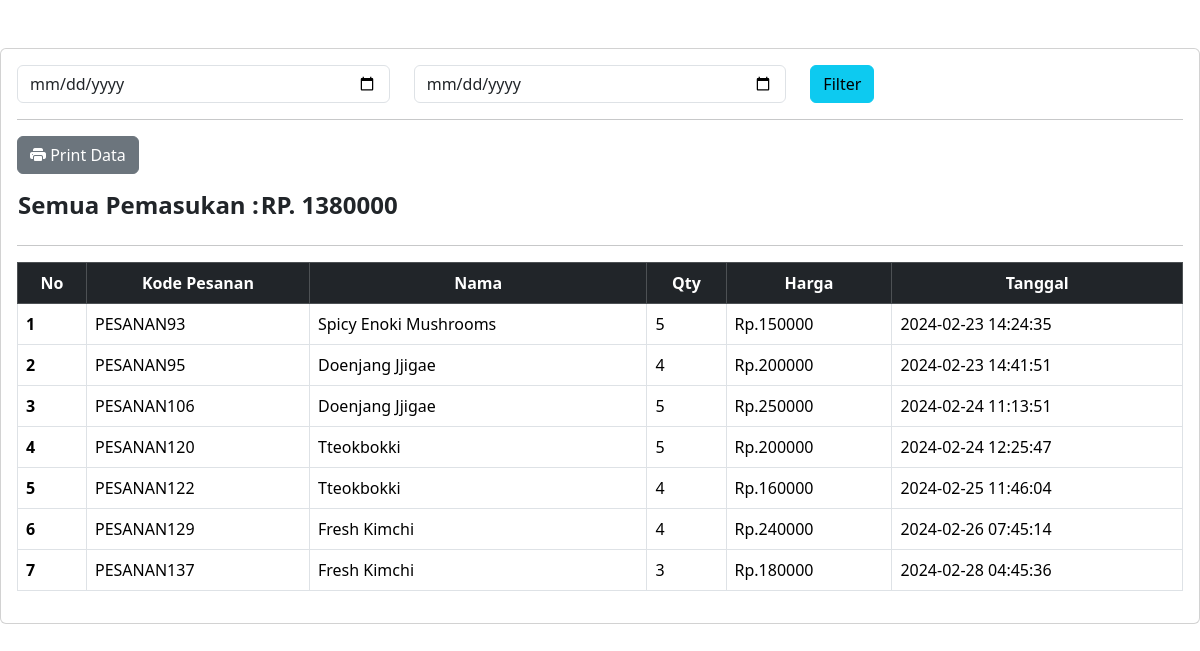
The page /app/dash.php (signed in) on the database its author committed.
### tables this page shows
CREATE TABLE `keranjang_detail` (
  `id` int(11) NOT NULL,
  `kode_pesanan` varchar(255) NOT NULL,
  `nama_produk` varchar(255) NOT NULL,
  `qty` int(100) NOT NULL,
  `total` int(255) NOT NULL,
  `tgl` varchar(100) NOT NULL
);

### app/dash.php (the view, shortened to what this page needs)
<?php
  include "boot.php";
  include "koneksi.php";
?>
  <div class="row	">
    <div class="col-md-12 mt-5">
      <div class="card">
        <div class="card-body">
          <form method="post" class="form-inline mb-3">
            <div class="row">
              <div class="col">
              <input type="date" name="tgl_mulai" class="form-control" required>
              </div>
              <div class="col">
                <input type="date" name="tgl_selesai" class="form-control" required>
              </div>
              <div class="col">
                <button type="submit" name="filter_tgl" class="btn btn-info">Filter</button>
              </div>
            </div>
          </form>
          <hr>
            <div class="row g-3 align-items-center mb-3">
              <div class="col-auto">
                <button class="btn btn-secondary" onclick="printDiv('div1')">
                  <i class="bi bi-printer-fill"></i> Print Data
                </button>
              </div>
            </div>
          <div id="div1">
            <table>
                <tr>
                  <td colspan="2"><h4><b>Semua Pemasukan : </b></h4></td>
                  <td colspan="2"><h4><b> RP.
                    <?php
                    if(isset($_POST['filter_tgl'])) {
                      $mulai = $_POST['tgl_mulai'];
                      $selesai = $_POST['tgl_selesai'];
                      if($mulai!=null || $selesai!=null) {
                        $total =  mysqli_query($konek, "SELECT SUM(total) AS value_sum FROM keranjang_detail WHERE tgl BETWEEN '$mulai' AND DATE_ADD('$selesai', INTERVAL 1 DAY)");
                        $row = mysqli_fetch_assoc($total);
                        $sum = $row['value_sum'];
                        echo $sum;
                      }
                    } else {
                      $total =  mysqli_query($konek, "SELECT SUM(total) AS value_sum FROM keranjang_detail");
                      $row = mysqli_fetch_assoc($total);
                      $sum = $row['value_sum'];
                      echo $sum;
                    }
                    ?>
                </b></h4></td>
                </tr>
            </table>
            <hr>
            <table class="table table-bordered">
              <thead class="table-dark text-center">
                <th scope="col">No</th>
                <th>Kode Pesanan</th>
                <th>Nama</th>
                <th>Qty</th>
                <th>Harga</th>
                <th>Tanggal</th>
              </thead>
              <?php
                if(isset($_POST['filter_tgl'])) {
                  $mulai = $_POST['tgl_mulai'];
                  $selesai = $_POST['tgl_selesai'];
                  if($mulai!=null || $selesai!=null) {
                    $tampil = $konek->query("SELECT * FROM keranjang_detail WHERE tgl BETWEEN '$mulai' AND DATE_ADD('$selesai', INTERVAL 1 DAY) ORDER BY id DESC");
                  }
                }else {
                  $tampil = $konek->query("SELECT * FROM keranjang_detail");
                }
                while ($s = mysqli_fetch_array($tampil)) {
                  @$no++;
              ?>
                <tr>
                  <th scope="row"><?= $no; ?></th>
                  <td><?= $s['kode_pesanan'] ?></td>
                  <td><?= $s['nama_produk']?></td>
                  <td><?= $s['qty']?></td>
                  <td>Rp.<?= $s['total'] ?></td>
                  <td><?= $s['tgl'] ?></td>
                </tr>
              <?php
                }
              ?>
            </table>
          </div>
        </div>
      </div>
    </div>
  </div>

### app/boot.php (shortened to what this page needs)
<!doctype html>
<html lang="en">
  <head>
    <link href="https://cdn.jsdelivr.net/npm/bootstrap@5.3.2/dist/css/bootstrap.min.css" rel="stylesheet">
    <link rel="stylesheet" href="https://cdn.jsdelivr.net/npm/bootstrap-icons@1.11.3/font/bootstrap-icons.min.css">
  </head>

### rows shown on the page
keranjang_detail: kode_pesanan "PESANAN93", nama_produk "Spicy Enoki Mushrooms", qty "5", total "150000", tgl "2024-02-23 14:24:35"
keranjang_detail: kode_pesanan "PESANAN95", nama_produk "Doenjang Jjigae", qty "4", total "200000", tgl "2024-02-23 14:41:51"
keranjang_detail: kode_pesanan "PESANAN106", nama_produk "Doenjang Jjigae", qty "5", total "250000", tgl "2024-02-24 11:13:51"
keranjang_detail: kode_pesanan "PESANAN120", nama_produk "Tteokbokki", qty "5", total "200000", tgl "2024-02-24 12:25:47"
keranjang_detail: kode_pesanan "PESANAN122", nama_produk "Tteokbokki", qty "4", total "160000", tgl "2024-02-25 11:46:04"
keranjang_detail: kode_pesanan "PESANAN129", nama_produk "Fresh Kimchi", qty "4", total "240000", tgl "2024-02-26 07:45:14"
keranjang_detail: kode_pesanan "PESANAN137", nama_produk "Fresh Kimchi", qty "3", total "180000", tgl "2024-02-28 04:45:36"

### other values the page prints
$sum "1380000"
